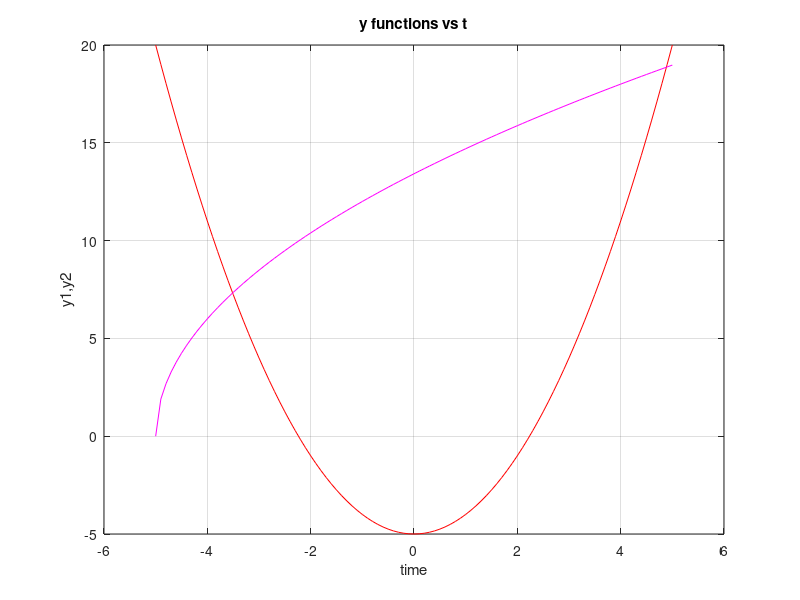

Write MATLAB code to recreate this figure.
%%Name Surname: Serkan Burak Örs
%Istanbul Technical University
%Aeronautics and Astronautics Faculty - Astronautical Engineering
%E-mail: orss19@itu.edu.tr
%BIL 113E - Summer 2020 - CRN:30156
%Instructor: Dr. Mustafa Resa Becan
%Week 3 - Date: 26/08/2020
%%
t=-5:0.1:5;
y1=t.^2-5;
plot(t,y1,'r')
hold on
y2=6*sqrt(t+5);
plot(t,y2,'m-')
grid
xlabel('time')
ylabel('y1,y2')
title('y functions vs t')